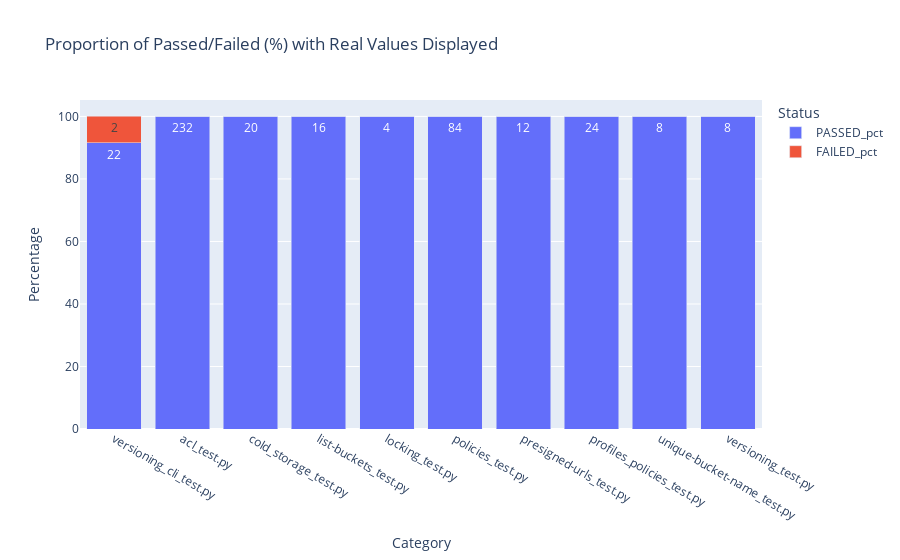

This figure's notebook cell:
### Markdown cell above
### Proportion of Passed/Failed (%) with Real Values Displayed

### Code cell
# Calcular totais e percentuais
status_freq_df['Total'] = status_freq_df['PASSED'] + status_freq_df['FAILED']
status_freq_df['PASSED_pct'] = (status_freq_df['PASSED'] / status_freq_df['Total']) * 100
status_freq_df['FAILED_pct'] = (status_freq_df['FAILED'] / status_freq_df['Total']) * 100

# Transformar dados para formato longo
status_freq_long = status_freq_df.melt(
    id_vars=['category'], 
    value_vars=['PASSED_pct', 'FAILED_pct'], 
    var_name='Status', 
    value_name='Percentage'
)

# Criar coluna com valores reais correspondentes
status_freq_long['Real Value'] = status_freq_long.apply(
    lambda row: status_freq_df.loc[status_freq_df['category'] == row['category'], row['Status'].replace('_pct', '')].values[0], 
    axis=1
)

# Criar gráfico
fig = px.bar(
    status_freq_long, 
    x="category", 
    y="Percentage", 
    color="Status", 
    barmode='stack', 
    title="Proportion of Passed/Failed (%) with Real Values Displayed",
    labels={'Percentage': 'Percentage'},
    text=status_freq_long["Real Value"]  # Exibir valores reais nas barras
)

# Ajustar layout para exibir os valores dentro das barras
fig.update_traces(texttemplate='%{text}', textposition='inside')
fig.update_yaxes(title='Percentage')
fig.update_xaxes(title='Category')

fig.show()

### Figure 1 — Plotly figure (JSON) as saved in the notebook; plotly's stock layout.template omitted (floating-point values rounded to 4 significant figures)
{"data": [{"hovertemplate": "Status=PASSED_pct<br>category=%{x}<br>Percentage=%{y}<br>Real Value=%{text}<extra></extra>", "legendgroup": "PASSED_pct", "marker": {"color": "#636efa", "pattern": {"shape": ""}}, "name": "PASSED_pct", "orientation": "v", "showlegend": true, "text": [22.0, 232.0, 20.0, 16.0, 4.0, 84.0, 12.0, 24.0, 8.0, 8.0], "textposition": "inside", "texttemplate": "%{text}", "type": "bar", "x": ["versioning_cli_test.py", "acl_test.py", "cold_storage_test.py", "list-buckets_test.py", "locking_test.py", "policies_test.py", "presigned-urls_test.py", "profiles_policies_test.py", "unique-bucket-name_test.py", "versioning_test.py"], "xaxis": "x", "y": [91.67, 100.0, 100.0, 100.0, 100.0, 100.0, 100.0, 100.0, 100.0, 100.0], "yaxis": "y"}, {"hovertemplate": "Status=FAILED_pct<br>category=%{x}<br>Percentage=%{y}<br>Real Value=%{text}<extra></extra>", "legendgroup": "FAILED_pct", "marker": {"color": "#EF553B", "pattern": {"shape": ""}}, "name": "FAILED_pct", "orientation": "v", "showlegend": true, "text": [2.0, 0.0, 0.0, 0.0, 0.0, 0.0, 0.0, 0.0, 0.0, 0.0], "textposition": "inside", "texttemplate": "%{text}", "type": "bar", "x": ["versioning_cli_test.py", "acl_test.py", "cold_storage_test.py", "list-buckets_test.py", "locking_test.py", "policies_test.py", "presigned-urls_test.py", "profiles_policies_test.py", "unique-bucket-name_test.py", "versioning_test.py"], "xaxis": "x", "y": [8.333, 0.0, 0.0, 0.0, 0.0, 0.0, 0.0, 0.0, 0.0, 0.0], "yaxis": "y"}], "layout": {"barmode": "stack", "legend": {"title": {"text": "Status"}, "tracegroupgap": 0}, "title": {"text": "Proportion of Passed/Failed (%) with Real Values Displayed"}, "xaxis": {"anchor": "y", "domain": [0, 1], "title": {"text": "Category"}}, "yaxis": {"anchor": "x", "domain": [0, 1], "title": {"text": "Percentage"}}}}
